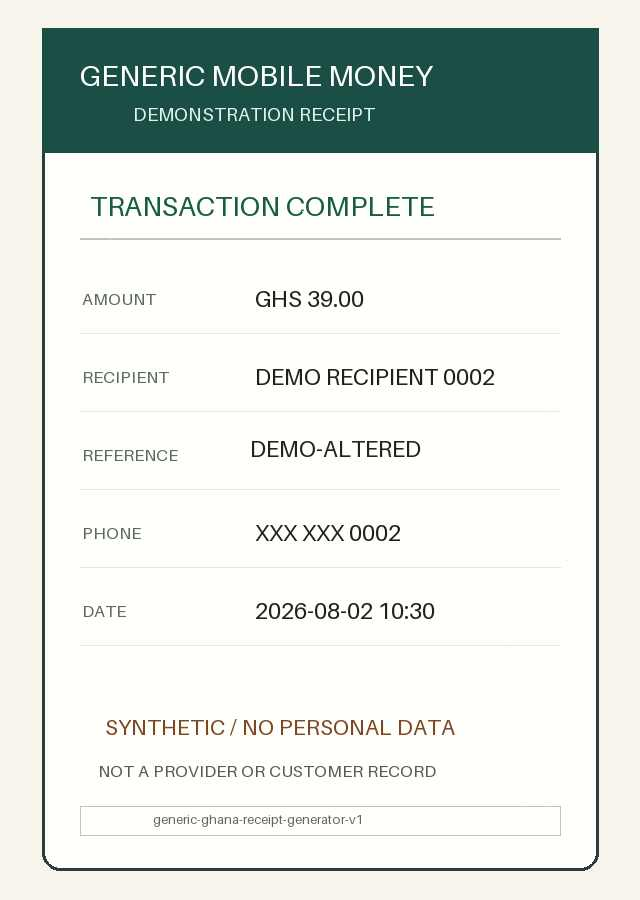
#> input picture ml/data/controlled/images/controlled-tamper-0002.jpg, 640 x 900 px
$ python -i ocr_regions.py   (imports and definitions only)
#> lines starting #> are read from the running program, lines starting #| are printed output that depends on the picture; after the words box and inside, x2 and y2 are one past the last pixel; in counts of white or black regions, pixels touching at a corner belong together
#> further down, picture is the input picture: shape (900, 640, 3); mean B, G, R 221.4, 226.5, 220.8
"""Deterministic private OCR-region discovery for chat screenshots and receipts."""

from __future__ import annotations

from dataclasses import dataclass
from typing import Literal

import cv2
import numpy as np

RegionKind = Literal["FULL_IMAGE", "HEADER", "BODY", "MESSAGE_BUBBLE"]


@dataclass(frozen=True)
class ImageRegion:
    kind: RegionKind
    x: int
    y: int
    width: int
    height: int
    score: float

    def crop(self, image: np.ndarray) -> np.ndarray:
        return image[self.y : self.y + self.height, self.x : self.x + self.width].copy()

    # [24 lines left out: functions as_public_dict, _clamp_region, not called in this run]


def _bubble_regions(image: np.ndarray) -> list[ImageRegion]:
    height, width = image.shape[:2]
#> height = 900; width = 640
    gray = cv2.cvtColor(image, cv2.COLOR_BGR2GRAY)
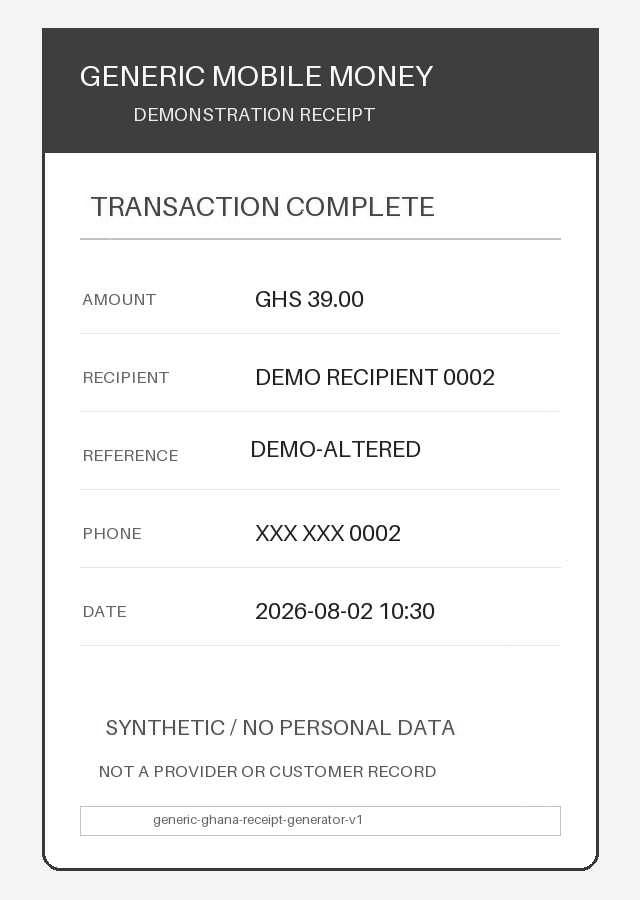
#> gray: shape (900, 640); min 1, max 255, mean 224.5
    mask = cv2.inRange(gray, 35, 225)
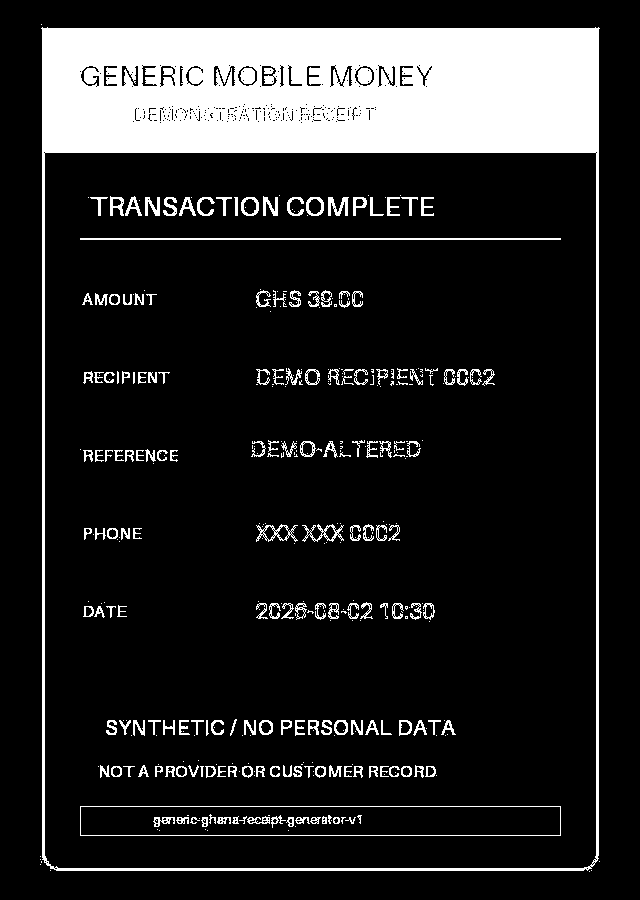
#> mask: shape (900, 640); 15.3% white; 375 white regions (195 under 20 px), largest, box (x1, y1, x2, y2) and area: (41, 27, 600, 871) 72778, (80, 806, 561, 836) 1018, (80, 238, 561, 240) 962
    kernel = cv2.getStructuringElement(cv2.MORPH_RECT, (21, 15))
    closed = cv2.morphologyEx(mask, cv2.MORPH_CLOSE, kernel, iterations=2)
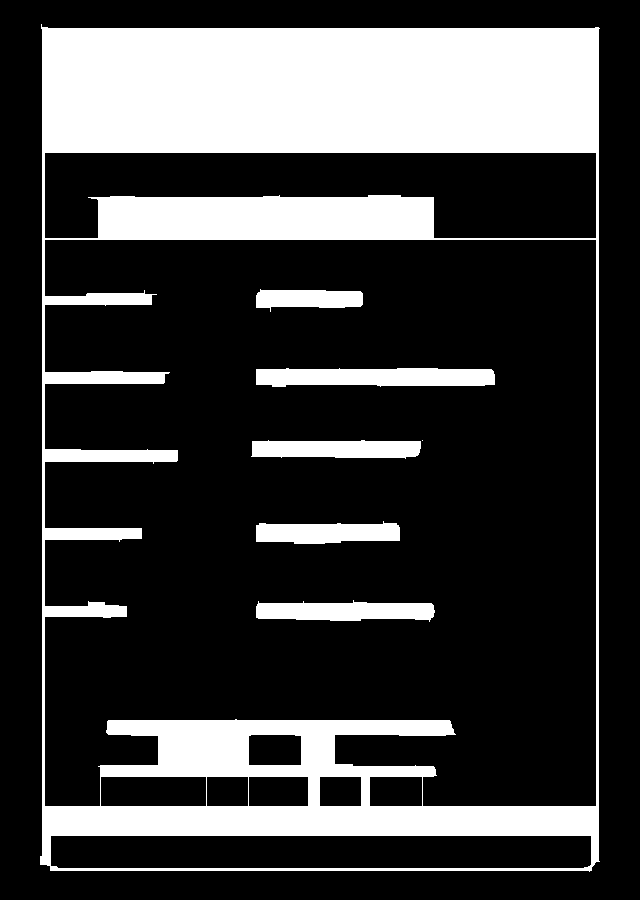
#> closed: shape (900, 640); 24.6% white; 7 white regions (1 under 20 px)
    contours, _ = cv2.findContours(closed, cv2.RETR_EXTERNAL, cv2.CHAIN_APPROX_SIMPLE)
#> contours = 1 contour; box (x1, y1, x2, y2) and area: (40, 24, 600, 872) 468090
    regions: list[ImageRegion] = []
    image_area = float(width * height)
#> image_area = 576000
    for contour in contours:
        x, y, box_width, box_height = cv2.boundingRect(contour)
        area_ratio = (box_width * box_height) / image_area
        if not 0.04 <= area_ratio <= 0.75:
            continue
        if box_width < width * 0.35 or box_height < height * 0.08:
            continue
        if y + box_height < height * 0.25:
            continue
        padding_x = round(box_width * 0.04)
        padding_y = round(box_height * 0.06)
        region = _clamp_region(
            "MESSAGE_BUBBLE",
            x - padding_x,
            y - padding_y,
            box_width + 2 * padding_x,
            box_height + 2 * padding_y,
            width,
            height,
            min(0.98, 0.55 + area_ratio),
        )
        if region is not None:
            regions.append(region)
#> this loop made 1 pass
#> (x, y, box_width, box_height, area_ratio) on pass 1: (40, 24, 560, 848, 0.824)
#> after the loop, regions = []
    regions.sort(key=lambda item: (-item.score, -(item.width * item.height), item.y, item.x))
    return regions[:3]


# [26 lines left out: function discover_ocr_regions, not called in this run]


__all__ = ["ImageRegion", "RegionKind", "discover_ocr_regions"]

>>> import cv2
>>> picture = cv2.imread('../../../../../ml/data/controlled/images/controlled-tamper-0002.jpg')
>>> result = _bubble_regions(picture)
#> result = []
